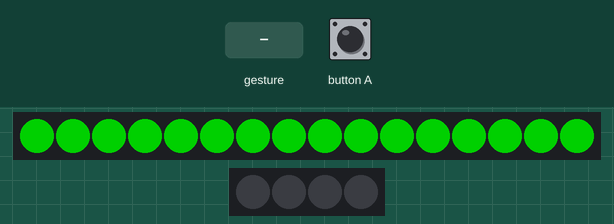
Bench run of a program on a simulated BBC micro:bit (MakeCode). Parts: 16 RGB LEDs in strip order, left to right, 4 RGB LEDs in strip order, left to right. The test bench sets the inputs (shaded band). Dim RGB values are drawn brighter than linear; random numbers come from a fixed seed; a tilt is held for 1.5 s and a shake lasts 1 s, then the board lies face up again.

Above: at 1.27 s.
1.3 s: button A pressed for 0.15 s
At 1.92 s:
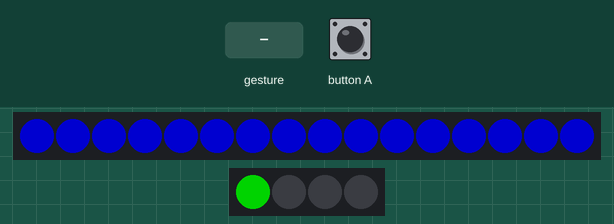
2.0 s: gesture 'shake'
4.0 s: button A pressed for 0.15 s
At 4.2 s:
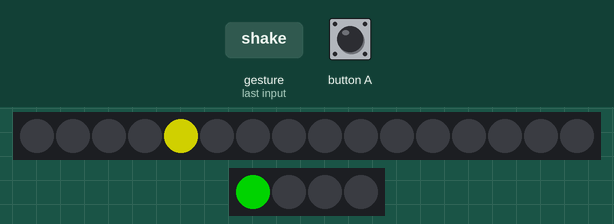
4.7 s: button A pressed for 0.15 s
5.4 s: button A pressed for 0.15 s
At 9.09 s:
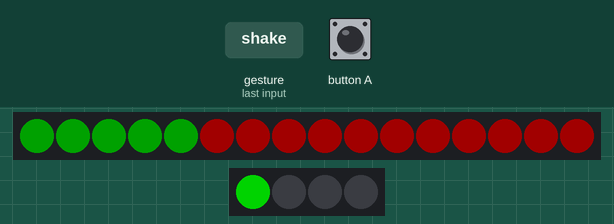
9.1 s: gesture 'shake'
At 9.46 s:
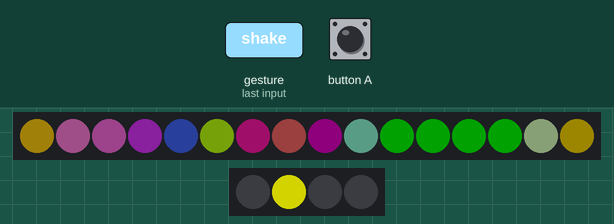
Timing chart, 0 to 11.8 s (numbered marks = the images above; inputs shaded):
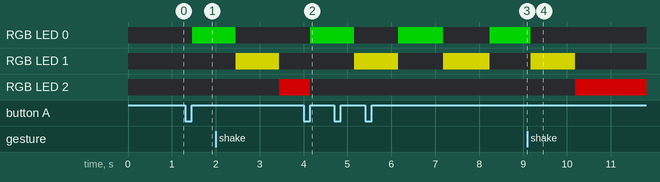

The program:

main.ts
```typescript
// (licence header left out)
let strip16 = neopixel.create(DigitalPin.P0, 16, NeoPixelMode.RGB)
let strip4 = neopixel.create(DigitalPin.P16, 4, NeoPixelMode.RGB)
let mode = 0

strip16.setBrightness(120)

// Button A changes mode for big strip
input.onButtonPressed(Button.A, function () {
    mode = (mode + 1) % 4

    // Traffic light on 4-LED strip
    strip4.clear()
    strip4.setPixelColor(0, neopixel.colors(NeoPixelColors.Green))
    strip4.show()
    basic.pause(1000)

    strip4.clear()
    strip4.setPixelColor(1, neopixel.colors(NeoPixelColors.Yellow))
    strip4.show()
    basic.pause(1000)

    strip4.clear()
    strip4.setPixelColor(2, neopixel.colors(NeoPixelColors.Red))
    strip4.show()
})

// Shake = random colors on big strip
input.onGesture(Gesture.Shake, function () {
    for (let i = 0; i < strip16.length(); i++) {
        strip16.setPixelColor(i, neopixel.rgb(
            Math.randomRange(0, 255),
            Math.randomRange(0, 255),
            Math.randomRange(0, 255)
        ))
    }
    strip16.show()
    basic.pause(200)
    strip16.clear()
    strip16.show()
})

basic.forever(function () {
    if (mode == 0) {
        for (let c of [NeoPixelColors.Red, NeoPixelColors.Green, NeoPixelColors.Blue]) {
            for (let i = 0; i < strip16.length(); i++) {
                strip16.setPixelColor(i, neopixel.colors(c))
                strip16.show()
                basic.pause(40)
            }
        }
        strip16.clear()
        strip16.show()

    } else if (mode == 1) {
        for (let i = 0; i < strip16.length(); i++) {
            strip16.clear()
            strip16.setPixelColor(i, neopixel.colors(NeoPixelColors.Yellow))
            strip16.show()
            basic.pause(60)
        }

    } else if (mode == 2) {
        strip16.showRainbow(1, 360)
        strip16.rotate(1)
        strip16.show()
        basic.pause(80)

    } else {
        for (let b = 20; b < 255; b += 20) {
            strip16.setBrightness(b)
            strip16.showColor(neopixel.colors(NeoPixelColors.Blue))
            strip16.show()
            basic.pause(20)
        }
        for (let b = 255; b > 20; b -= 20) {
            strip16.setBrightness(b)
            strip16.showColor(neopixel.colors(NeoPixelColors.Blue))
            strip16.show()
            basic.pause(20)
        }
    }
})
```
